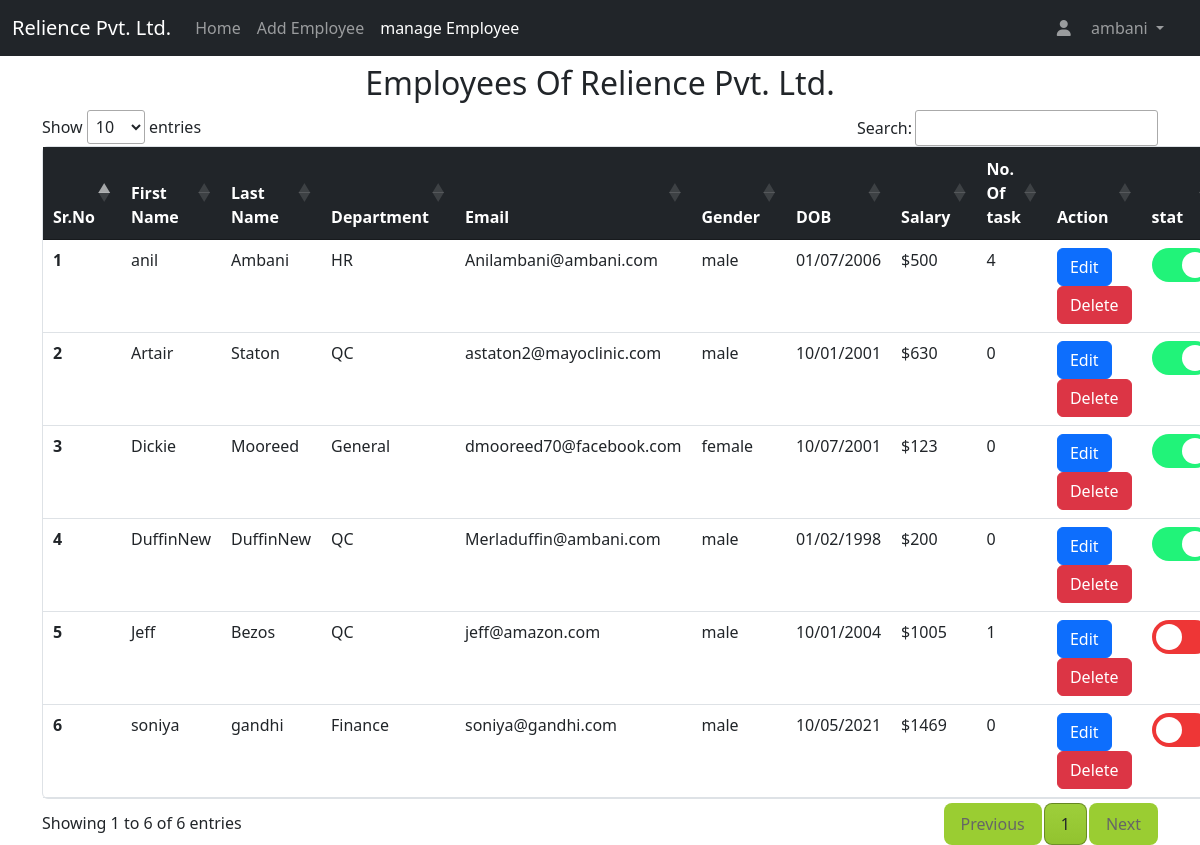
The page /manage-emp.php (signed in) on the database its author committed.
### tables this page shows
CREATE TABLE `employees` (
  `employee_id` int NOT NULL AUTO_INCREMENT,
  `entity_id` int DEFAULT NULL,
  `first_name` varchar(255) DEFAULT NULL,
  `last_name` varchar(255) DEFAULT NULL,
  `email` varchar(255) DEFAULT NULL,
  `passwords` varchar(255) DEFAULT NULL,
  `gender` varchar(255) DEFAULT NULL,
  `DOB` date DEFAULT NULL,
  `permissions` varchar(300) DEFAULT NULL,
  `picture` varchar(255) DEFAULT NULL,
  `created_at` timestamp NOT NULL DEFAULT CURRENT_TIMESTAMP,
  `updated_at` timestamp NOT NULL,
  `department_id` int DEFAULT NULL,
  `active` int DEFAULT '1',
  PRIMARY KEY (`employee_id`),
  KEY `entity_id` (`entity_id`),
  CONSTRAINT `employees_ibfk_1` FOREIGN KEY (`entity_id`) REFERENCES `entities` (`entity_id`)
);

CREATE TABLE `departments` (
  `department_id` int NOT NULL AUTO_INCREMENT,
  `department_name` varchar(255) DEFAULT NULL,
  `entity_id` int DEFAULT NULL,
  `updated_at` timestamp NOT NULL DEFAULT CURRENT_TIMESTAMP,
  `created_at` timestamp NOT NULL DEFAULT CURRENT_TIMESTAMP,
  PRIMARY KEY (`department_id`),
  KEY `entity_id` (`entity_id`),
  CONSTRAINT `departments_ibfk_1` FOREIGN KEY (`entity_id`) REFERENCES `entities` (`entity_id`)
);

CREATE TABLE `salaries` (
  `salary_id` int NOT NULL AUTO_INCREMENT,
  `amount` int DEFAULT NULL,
  `employee_id` int DEFAULT NULL,
  `department_id` int DEFAULT NULL,
  `updated_at` timestamp NOT NULL DEFAULT CURRENT_TIMESTAMP,
  `created_at` timestamp NOT NULL DEFAULT CURRENT_TIMESTAMP,
  `entity_id` int DEFAULT NULL,
  PRIMARY KEY (`salary_id`),
  KEY `employee_id` (`employee_id`),
  KEY `department_id` (`department_id`),
  CONSTRAINT `salaries_ibfk_1` FOREIGN KEY (`employee_id`) REFERENCES `employees` (`employee_id`),
  CONSTRAINT `salaries_ibfk_2` FOREIGN KEY (`department_id`) REFERENCES `departments` (`department_id`)
);

### manage-emp.php (the view, shortened to what this page needs)
<!DOCTYPE html>
<html lang="en">
<head>
    <link rel="stylesheet" href="https://cdnjs.cloudflare.com/ajax/libs/font-awesome/6.2.0/css/all.min.css"
 />
    <link href="https://cdn.jsdelivr.net/npm/bootstrap@5.2.1/dist/css/bootstrap.min.css" rel="stylesheet"
>
    <link rel="stylesheet" href="https://cdn.datatables.net/1.12.1/css/jquery.dataTables.css">
    <link rel="stylesheet" href="Assets/css/manageemp.css">
</head>
<body>
    <header>
        <nav id="main-navbar" class="navbar navbar-expand-lg navbar-dark bg-dark">
            <div class="container-fluid">
                <a class="navbar-brand" href="#">
                    <?php echo $_SESSION["entityname"];  ?>
                </a>
                <div class="collapse navbar-collapse" id="navbarText">
                    <ul class="navbar-nav me-auto mb-2 mb-lg-0">
                        <li class="nav-item">
                            <a class="nav-link" href="dashboard.php">Home</a>
                        </li>
                        <li class="nav-item">
                            <a class="nav-link" href="emp-new.php">Add Employee</a>
                        </li>
                        <li class="nav-item">
                            <a class="nav-link active">manage Employee</a>
                        </li>
                    </ul>
                    <ul class="navbar-nav">
                        <li class="nav-item text-white dropdown mx-3">
                            <a class="nav-link dropdown-toggle" href="#" role="button" data-bs-toggle="dropdown"
                                aria-expanded="true">
                                <i class="fa-solid fa-user mx-3"></i>
                                <?php echo ($_SESSION["username"]); ?>
                            </a>
                        </li>
                    </ul>
                </div>
            </div>
        </nav>
    </header>
    <div class="main d-flex justify-content-center">
        <div class="container ">
            <h2 class="text-center my-2">Employees Of
                <?php echo $_SESSION["entityname"];  ?>
            </h2>
            <table class="table rounded border" id="employeetable">
                <thead class="thead-dark bg-dark text-white">
                    <tr>
                        <th scope="col">Sr.No</th>
                        <th scope="col">First Name</th>
                        <th scope="col">Last Name</th>
                        <th scope="col">Department</th>
                        <th scope="col">Email</th>
                        <th scope="col">Gender</th>
                        <th scope="col">DOB</th>
                        <th scope="col">Salary</th>
                        <th scope="col">No. Of task</th>
                        <th scope="col">Action</th>
                        <th scope="col">stat</th>
                    </tr>
                </thead>
                <tbody>
                    <?php
                    require('dbconfig.php');
                    $conn2 = $conn;
                    $entityid = (int)$_SESSION['entityid'];
                    $sql = "SELECT * FROM employees WHERE entity_id=$entityid ";
                    $result = mysqli_query($conn, $sql);
                    if(mysqli_num_rows($result) > 0) {
                    $sn=1;
                    while($data = mysqli_fetch_assoc($result)){
                       ?>
                    <tr id="row<?php echo $data['employee_id'];?>">
                        <th scope="row"><?php echo $sn;?></th>
                        <td><?php echo $data['first_name'];?></td>
                        <td><?php echo $data['last_name'];?></td>
                        <?php
                            $dep_id = (int)$data['department_id'];
                            $sql = "SELECT department_name FROM departments WHERE department_id=$dep_id ";
                            $result2 = mysqli_query($conn2, $sql);
                            $table = mysqli_fetch_row($result2);
                            $department_name = $table[0];
                        ?>
                        <td><?php echo $department_name;?></td>
                        <td><?php echo $data['email'];?></td>
                        <td><?php echo $data['gender'];?></td>
                        <td><?php echo date("d/m/Y",strtotime($data['DOB']))?></td>
                        <?php
                            $emp_id = (int)$data['employee_id'];
                            $sql = "SELECT amount FROM salaries WHERE employee_id=$emp_id";
                            $result2 = mysqli_query($conn2, $sql);
                            $table = mysqli_fetch_row($result2);
                            $sal_amount = $table[0];
                        ?>
                        <td><?php echo "$".$sal_amount;?></td>
                        <?php
                        $sql = "SELECT COUNT(task_id)
                        FROM tasks
                        WHERE employee_id=$emp_id GROUP BY employee_id ";
                        $result2 = mysqli_query($conn2, $sql);
                        $table = mysqli_fetch_row($result2);
                        if(isset($table[0])){
                            $no_Task = $table[0];
                        }else{
                       $no_Task = 0;
                        }
                        ?>
                        <td><?php echo $no_Task;?></td>
                        <td id="td<?php echo $data['employee_id'];?>"><a href="editemployee.php?id=<?php echo $data['employee_id'];?>" id="anchor<?php echo $data['employee_id'];?>" ><button type="button" class="btn btn-primary me-2">Edit</button></a><button type="button"
                        onClick="checkId(this)"   class="btn btn-danger">Delete</button></td>
                        <td>
                            <label class="switch">
                            <span class="slider round"></span>
                            </label>
                        </td>
                    </tr>
    <?php
                   $sn++;
                     }
                    }
                    ?>
                </tbody>
            </table>
        </div>
    </div>
</body>
</html>

### Assets/css/manageemp.css (style rules this page uses)
.slider.round { border-radius: 34px; }
.slider.round:before { border-radius: 50%; }
.switch { position: relative; display: inline-block; width: 60px; height: 34px; }
.slider { position: absolute; cursor: pointer; top: 0; left: 0; right: 0; bottom: 0; background-color: rgb(238, 54, 54); -webkit-transition: .4s; transition: .4s; }
.slider:before { position: absolute; content: ""; height: 26px; width: 26px; left: 4px; bottom: 4px; background-color: white; -webkit-transition: .4s; transition: .4s; }
input:checked + .slider { background-color: #21f379; }
input:checked + .slider:before { -webkit-transform: translateX(26px); -ms-transform: translateX(26px); transform: translateX(26px); }

### rows shown on the page
employees: first_name "anil", last_name "Ambani", department.department_name "HR", email "Anilambani@ambani.com", gender "male", DOB "01/07/2006", salaries.amount "500", no_Task "4"
employees: first_name "Artair", last_name "Staton", department.department_name "QC", email "astaton2@mayoclinic.com", gender "male", DOB "10/01/2001", salaries.amount "630", no_Task "0"
employees: first_name "Dickie", last_name "Mooreed", department.department_name "General", email "dmooreed70@facebook.com", gender "female", DOB "10/07/2001", salaries.amount "123", no_Task "0"
employees: first_name "DuffinNew", last_name "DuffinNew", department.department_name "QC", email "Merladuffin@ambani.com", gender "male", DOB "01/02/1998", salaries.amount "200", no_Task "0"
employees: first_name "Jeff", last_name "Bezos", department.department_name "QC", email "jeff@amazon.com", gender "male", DOB "10/01/2004", salaries.amount "1005", no_Task "1"
employees: first_name "soniya", last_name "gandhi", department.department_name "Finance", email "soniya@gandhi.com", gender "male", DOB "10/05/2021", salaries.amount "1469", no_Task "0"

### other values the page prints
$_SESSION["entityname"] "Relience Pvt. Ltd."
$_SESSION["username"] "ambani"
